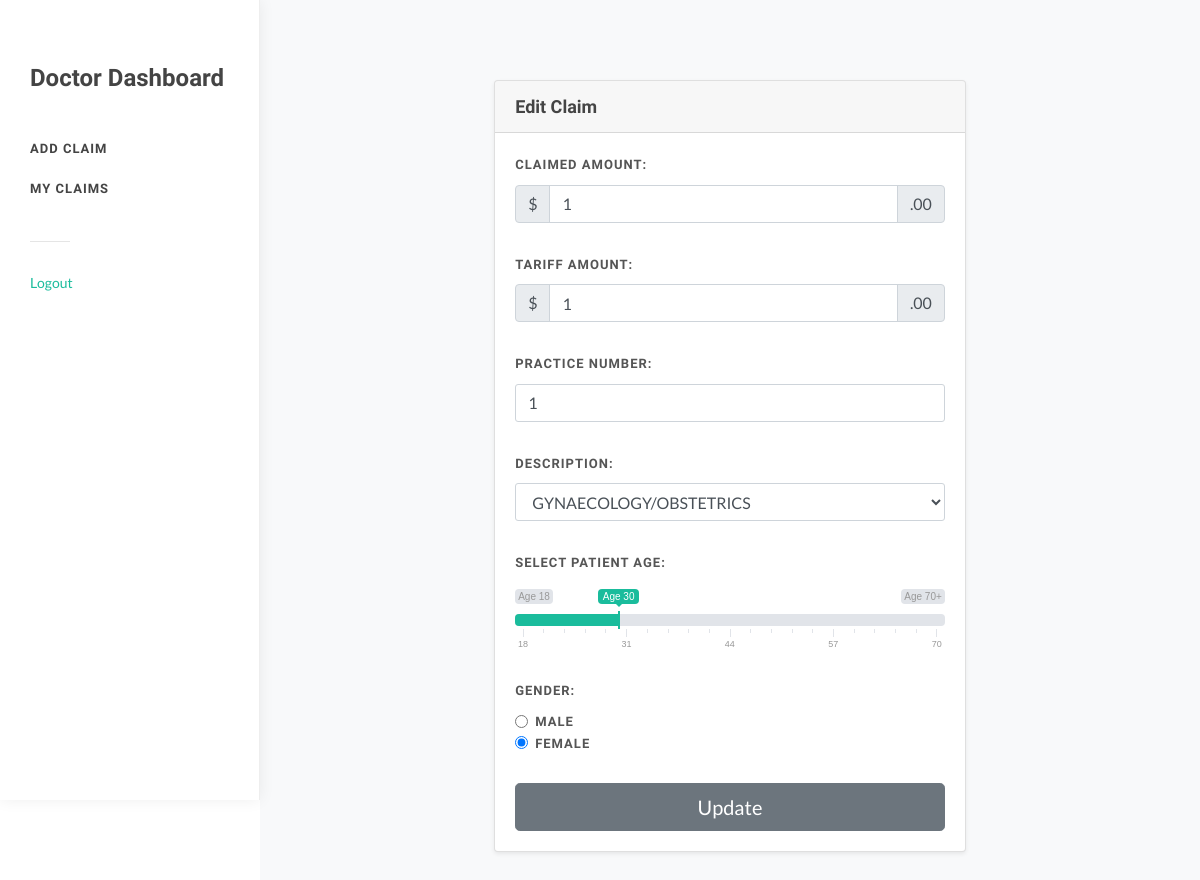
Page /doctorClaim/4 (signed in) on the committed database.
### claim/models.py (models this page shows)
class Claim(models.Model):
    doctor = models.ForeignKey(Account, on_delete=models.CASCADE)
    claimed = models.IntegerField()
    age = models.IntegerField()
    gender = models.CharField(max_length=50)
    practice = models.IntegerField()
    description = models.CharField(max_length=50)
    tariff = models.IntegerField()
    approval = models.CharField(max_length=50)
    knn = models.CharField(max_length=50)
    svm = models.CharField(max_length=50)
    logistics = models.CharField(max_length=50)
    bayes = models.CharField(max_length=50)
    trees = models.CharField(max_length=50)
    forest = models.CharField(max_length=50)
    created_at = models.DateTimeField(auto_now_add=True)
    updated_at = models.DateTimeField(auto_now=True)
    class Meta:
        ordering = ('-updated_at',)

### claim/views.py (the view, shortened to what this page needs)
# urls.py: path('doctorClaim/<int:claim_id>', views.doctorHomeUpdate, name='claim-update'),
def doctorHomeUpdate(request, claim_id):
    user = request.user
    account = Account.objects.get(user = user)
    oldClaim = Claim.objects.get(id =claim_id)
    print(oldClaim)
    if account.accountType == 'Doctor':
        return render(request, "claim/myClaimUpdate.html", {"claims":oldClaim})
    return render(request, "claim/login.html")

### claim/templates/claim/myClaimUpdate.html (shortened to what this page needs)
{% extends 'claim/docSide.html' %}
{% block body %}
		<section id="content">
			<div class="content-wrap bg-light">
				<div class="container">
					<div class="row justify-content-center">
						<div class="col-lg-7 col-md-10">
							<div class="card shadow-sm">
								<div class="card-header">
									<h4 class="mb-0">Edit Claim</h4>
								</div>
								<div class="card-body">
									<div class="form-windget">
										<form class="nobottommargin" id="" name="template-contactform" action method="post" enctype="multipart/form-data">
											<div class="row">
												<div class="col-12 bottommargin-sm">
													<label for="template-contactform-budget">Claimed Amount:</label>
													<div class="input-group">
													<div class="input-group-prepend">
														<span class="input-group-text">$</span>
													</div>
													<input id="template-contactform-budget" name="claim" value='{{claims.claimed}}' type="number" class="form-control" aria-label="Amount (to the nearest dollar)" placeholder="Enter Claimed Amount" required>
														<div class="input-group-append">
															<span class="input-group-text">.00</span>
														</div>
													</div>
												</div>
												<div class="col-12 bottommargin-sm">
													<label for="template-contactform-budget">Tariff Amount:</label>
													<div class="input-group">
													<div class="input-group-prepend">
														<span class="input-group-text">$</span>
													</div>
													<input id="template-contactform-budget" name="tariff" value='{{claims.tariff}}' type="number" class="form-control" aria-label="Amount (to the nearest dollar)" placeholder="Enter Tariff Amount" required>
														<div class="input-group-append">
															<span class="input-group-text">.00</span>
														</div>
													</div>
												</div>
												<div class="col-12 bottommargin-sm">
													<label for="template-contactform-phone">Practice Number:</label>
													<input type="number" id="template-contactform-phone" name="practice" value='{{claims.practice}}'class="form-control" placeholder="Enter Practice Number" required/>
												</div>
												<div class="col-12 bottommargin-sm">
													<label for="template-contactform-default-select">Description:</label>
													<select id="template-contactform-default-select" value='{{claims.description}}' name="description" class="form-control" required>
														<option value="GYNAECOLOGY/OBSTETRICS" {% if claims.description == 'GYNAECOLOGY/OBSTETRICS' %}selected {% endif %}>GYNAECOLOGY/OBSTETRICS</option>
													</select>
												</div>
												<div class="col-12 bottommargin-sm">
													<label for="template-contactform-age" class="mb-3 clearfix">Select Patient Age:</label>
													<input id="template-contactform-age" value='{{claims.age}}'name="age" class="range_01 input-range-slider" required/>
												</div>
												<div class="col-12 bottommargin-sm">
													<label>Gender:</label>
													<div class="form-check">
														<input class="form-check-input" type="radio" value='{{claims.gender}}'name="gender" id="template-contactform-radio-label2" value="M" {% if claims.gender == 'M' %}checked {% endif %}>
														<label class="form-check-label" for="template-contactform-radio-label2">Male</label>
													</div>
													<div class="form-check">
														<input class="form-check-input" type="radio" name="gender" value='{{claims.gender}}'id="template-contactform-radio-label3" value="F" {% if claims.gender == 'F' %}checked {% endif %}>
														<label class="form-check-label" for="template-contactform-radio-label3">Female</label>
													</div>
												</div>
												<div class="col-12">
													<button type="submit" name="template-contactform-submit" class="btn btn-secondary btn-block btn-lg">Update</button>
												</div>
											</div>
										</form>
									</div>
								</div>
							</div>
						</div>
					</div>
				</div>
			</div>
		</section>
{% endblock %}

### claim/static/claim/css/components/ion.rangeslider.css (style rules this page uses)
.irs-hidden-input { position: absolute !important; display: block !important; top: 0 !important; left: 0 !important; width: 0 !important; height: 0 !important; font-size: 0 !important; line-height: 0 !important; padding: 0 !important; margin: 0 !important; overflow: hidden; outline: none !important; z-index: -9999 !important; background: none !important; border-style: solid !important; border-color: transparent !important; }

### rows in the picture
Claim: claim "1", tariff "1", practice "1", description "GYNAECOLOGY/OBSTETRICS", age "30", gender "☐ MALE", gender "☑ FEMALE"
